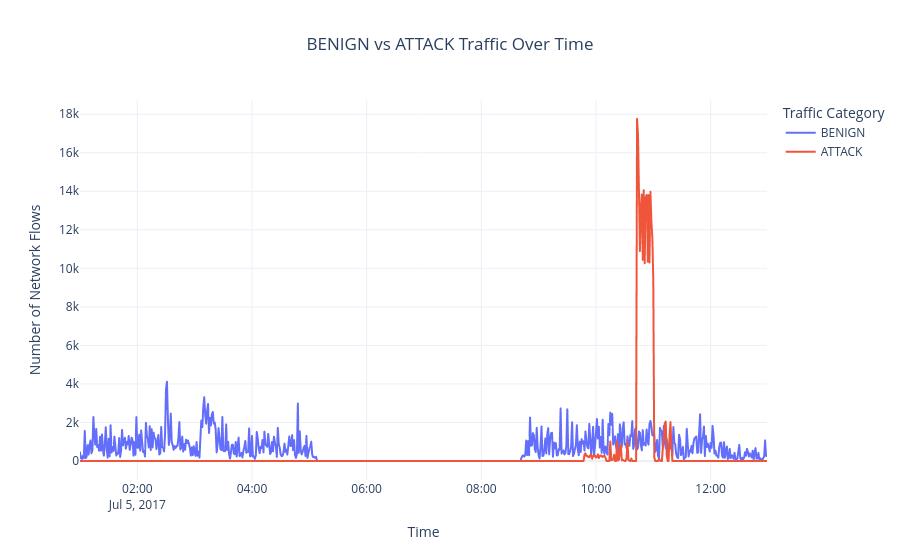

The notebook cell saved with this chart:
### Code cell
# ==========================================
# INTERACTIVE TIME-BASED TRAFFIC CHART
# ==========================================

fig = px.line(
    traffic_time_analysis.reset_index(),
    x="Timestamp",
    y=["BENIGN", "ATTACK"],
    title="BENIGN vs ATTACK Traffic Over Time",
    labels={
        "Timestamp": "Time",
        "value": "Number of Network Flows",
        "variable": "Traffic Type"
    }
)

fig.update_layout(
    title_x=0.5,
    template="plotly_white",
    hovermode="x unified",
    legend_title="Traffic Category"
)

fig.show()

### Figure 1 — Plotly figure (JSON) as saved in the notebook; plotly's stock layout.template omitted (floating-point values rounded to 4 significant figures; data arrays with more than 128 entries replaced by an {"elided": "..."} marker saying what was removed)
{"data": [{"hovertemplate": "Traffic Type=BENIGN<br>Time=%{x}<br>Number of Network Flows=%{y}<extra></extra>", "legendgroup": "BENIGN", "line": {"color": "#636efa", "dash": "solid"}, "marker": {"symbol": "circle"}, "mode": "lines", "name": "BENIGN", "showlegend": true, "type": "scattergl", "x": {"elided": "720 str values"}, "xaxis": "x", "y": {"elided": "720 float values"}, "yaxis": "y"}, {"hovertemplate": "Traffic Type=ATTACK<br>Time=%{x}<br>Number of Network Flows=%{y}<extra></extra>", "legendgroup": "ATTACK", "line": {"color": "#EF553B", "dash": "solid"}, "marker": {"symbol": "circle"}, "mode": "lines", "name": "ATTACK", "showlegend": true, "type": "scattergl", "x": {"elided": "720 str values"}, "xaxis": "x", "y": {"elided": "720 float values"}, "yaxis": "y"}], "layout": {"hovermode": "x unified", "legend": {"title": {"text": "Traffic Category"}, "tracegroupgap": 0}, "title": {"text": "BENIGN vs ATTACK Traffic Over Time", "x": 0.5}, "xaxis": {"anchor": "y", "domain": [0, 1], "title": {"text": "Time"}}, "yaxis": {"anchor": "x", "domain": [0, 1], "title": {"text": "Number of Network Flows"}}}}
